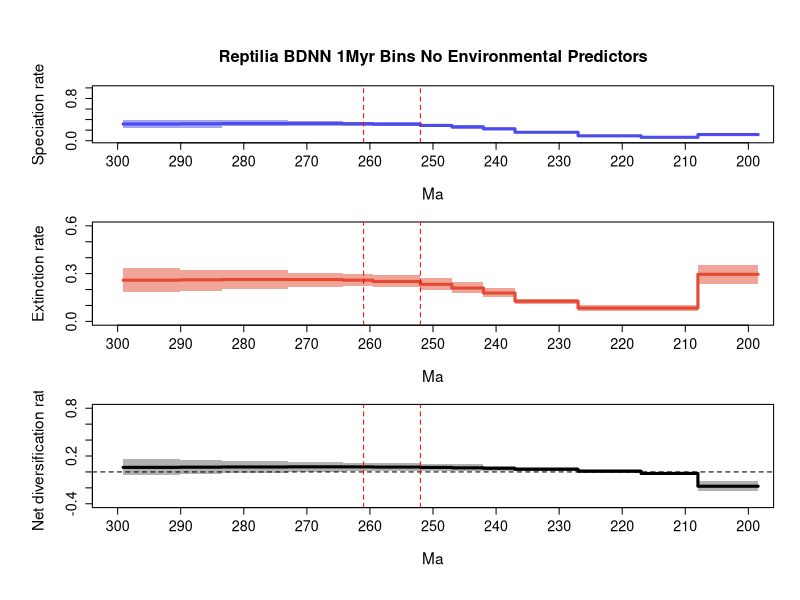

Generate this figure with R:
## FINAL RTT GRAPH, PROPER FORMATTING CODE BELOW

##################################################### Change file path
pdf(file='C:/Users/SimoesLabAdmin/Documents/BDNN_Arielli/reptilia/mcmc_fixshift_no_predictors/D_bdnn_update/combined_10_RTT_final.pdf', width = 8, height = 10.8, useDingbats = FALSE)

# Set up the layout for 3 vertical plots
par(mfrow=c(3,1), cex.main=1.7, cex.lab=1.4, cex.axis=1.3,
    mgp=c(3.5, 1, 0),      # distance of axis labels from plot
    oma=c(2, 2, 2, 0))     # outer margins for the entire figure

################################################### Data vectors, time_vec through div_upr (longevity vectors excluded for our purposes)
time_vec=c(299.1209716796875, 290.10001,290.1,283.50001,283.5,273.00001,273.0,264.30001,264.3,259.50001,259.5,252.00001,252.0,247.00001,247.0,242.00001,242.0,237.00001,237.0,227.00001,227.0,217.00001,217.0,208.00001,208.0,198.4518165588379)
sp_mean=c(0.31596927631275507, 0.31596927631275507,0.3204149167034899,0.3204149167034899,0.32480634041873513,0.32480634041873513,0.3264662623975076,0.3264662623975076,0.3224156105090612,0.3224156105090612,0.3113979645984984,0.3113979645984984,0.2890097178398075,0.2890097178398075,0.2607489290817626,0.2607489290817626,0.2235144842192724,0.2235144842192724,0.1596113886482588,0.1596113886482588,0.09207353617294506,0.09207353617294506,0.06418061291967098,0.06418061291967098,0.11599383204471864,0.11599383204471864)
sp_lwr=c(0.23374386636788014, 0.23374386636788014,0.24645096757201984,0.24645096757201984,0.26950897755857783,0.26950897755857783,0.27519977980843097,0.27519977980843097,0.28009080192172636,0.28009080192172636,0.27550695733418346,0.27550695733418346,0.2557409797886321,0.2557409797886321,0.2300876118737081,0.2300876118737081,0.19928873269518543,0.19928873269518543,0.14200104436951833,0.14200104436951833,0.07824589818463872,0.07824589818463872,0.05213568633263375,0.05213568633263375,0.0906805971656018,0.0906805971656018)
sp_upr=c(0.3880027066071686, 0.3880027066071686,0.3852739125896454,0.3852739125896454,0.38801224178272886,0.38801224178272886,0.36966613492176814,0.36966613492176814,0.35842799554868277,0.35842799554868277,0.34620076481954337,0.34620076481954337,0.32121614317118197,0.32121614317118197,0.2904915661781256,0.2904915661781256,0.25022692161239146,0.25022692161239146,0.1765312321691633,0.1765312321691633,0.10521171709022115,0.10521171709022115,0.0765606977742959,0.0765606977742959,0.14617690209222295,0.14617690209222295)
ex_mean=c(0.2589411019378592, 0.2589411019378592,0.26074917864702907,0.26074917864702907,0.26244875420525154,0.26244875420525154,0.26239025396298565,0.26239025396298565,0.2588914892016989,0.2588914892016989,0.250335812639286,0.250335812639286,0.2326037321647501,0.2326037321647501,0.20938946887334664,0.20938946887334664,0.17821300944753166,0.17821300944753166,0.12670511297208692,0.12670511297208692,0.08320284799948993,0.08320284799948993,0.08326632178160884,0.08326632178160884,0.2956307104458808,0.2956307104458808)
ex_lwr=c(0.18605436285957863, 0.18605436285957863,0.1889215560693877,0.1889215560693877,0.20499736700836976,0.20499736700836976,0.2152373775285,0.2152373775285,0.22158032962234114,0.22158032962234114,0.21636137396732144,0.21636137396732144,0.19754898697009454,0.19754898697009454,0.17556189060811453,0.17556189060811453,0.15450421072307496,0.15450421072307496,0.10959949146510536,0.10959949146510536,0.0630219308314691,0.0630219308314691,0.06575222947591576,0.06575222947591576,0.23668517252992743,0.23668517252992743)
ex_upr=c(0.3320149623171294, 0.3320149623171294,0.3238083322108112,0.3238083322108112,0.32151782281966007,0.32151782281966007,0.3048147526570375,0.3048147526570375,0.29657573719572017,0.29657573719572017,0.29076973290452657,0.29076973290452657,0.2734536872207115,0.2734536872207115,0.24580448637099192,0.24580448637099192,0.20704793095883628,0.20704793095883628,0.14199364338071432,0.14199364338071432,0.10353240952202095,0.10353240952202095,0.10047947456024199,0.10047947456024199,0.3517751137620769,0.3517751137620769)
div_mean=c(0.05702817437489618, 0.05702817437489618,0.05966573805646083,0.05966573805646083,0.062357586213483515,0.062357586213483515,0.06407600843452174,0.06407600843452174,0.06352412130736187,0.06352412130736187,0.061062151959212156,0.061062151959212156,0.05640598567505742,0.05640598567505742,0.05135946020841617,0.05135946020841617,0.045301474771740596,0.045301474771740596,0.032906275676171694,0.032906275676171694,0.00887068817345519,0.00887068817345519,-0.019085708861937785,-0.019085708861937785,-0.17963687840116302,-0.17963687840116302)
div_lwr=c(-0.04163613332702748, -0.04163613332702748,-0.030159820835123308,-0.030159820835123308,-0.01842441111241966,-0.01842441111241966,0.0018628285735220462,0.0018628285735220462,0.014504071440047506,0.014504071440047506,0.011012032824066265,0.011012032824066265,0.00762033252665989,0.00762033252665989,0.00658488306408489,0.00658488306408489,0.008481061400590462,0.008481061400590462,0.009676950955721714,0.009676950955721714,-0.012736275642141581,-0.012736275642141581,-0.040464935613834595,-0.040464935613834595,-0.24076495697326483,-0.24076495697326483)
div_upr=c(0.15822954199166245, 0.15822954199166245,0.15258533595101134,0.15258533595101134,0.1378172865555226,0.1378172865555226,0.1257360931037172,0.1257360931037172,0.1166726471459984,0.1166726471459984,0.10620436596409241,0.10620436596409241,0.10288080895237367,0.10288080895237367,0.09715829912278998,0.09715829912278998,0.07949942608060975,0.07949942608060975,0.05623722547858426,0.05623722547858426,0.03142677677989067,0.03142677677989067,-0.00013182102904354953,-0.00013182102904354953,-0.1173390666565734,-0.1173390666565734)

# Calculate positions for the mass extinction events
perm_trias_extinction = 252 # End-Permian mass extinction (252 Ma)
guadalupian_extinction = 261 # Guadalupian extinction (261 Ma)

# Define custom tick positions at 10 MY intervals
x_ticks <- seq(300, 200, by=-10)
x_tick_labels <- x_ticks

# Convert time_vec to negative values to match  desired format
time_vec_neg <- -time_vec  # Converting to negative for plotting consistency

# First plot: Speciation rate
par(mar=c(5, 5, 4.5, 2))  # bottom, left, top, right margins
plot(time_vec, sp_mean, type='n', ylim=c(0, 1), xlim=c(300, 200),
     ############################################################ Change PDF title
     ylab='Speciation rate', xlab='Ma', main='Reptilia BDNN 1Myr Bins No Environmental Predictors',
     xaxt='n', cex.main=1.5, cex.lab=1.4, cex.axis=1.3) # xaxt removes default x axis
axis(1, at=x_ticks, labels=x_tick_labels, cex.axis=1.3) # Custom x-axis with 10MY interval ticks

# Plot the confidence intervals and mean line
not_NA = !is.na(sp_mean)
polygon(c(time_vec[not_NA], rev(time_vec[not_NA])), 
        c(sp_lwr[not_NA], rev(sp_upr[not_NA])), 
        col = adjustcolor('#4c4cec', alpha = 0.5), border = NA)
lines(time_vec[not_NA], sp_mean[not_NA], col = '#4c4cec', lwd = 3)

# Add vertical lines for mass extinction events
abline(v=perm_trias_extinction, col="red", lty=2)
abline(v=guadalupian_extinction, col="red", lty=2)

# Second plot: Extinction rate
par(mar=c(5, 5, 1, 2))  # bottom, left, top, right margins. Reduced top margin to 2.5 (from 4.5)
plot(time_vec, ex_mean, type='n', ylim=c(0, 0.6), xlim=c(300, 200),
     ylab='Extinction rate', xlab='Ma', 
     xaxt='n', cex.lab=1.4, cex.axis=1.3)
axis(1, at=x_ticks, labels=x_tick_labels, cex.axis=1.3)

# Plot the confidence intervals and mean line
not_NA = !is.na(ex_mean)
polygon(c(time_vec[not_NA], rev(time_vec[not_NA])), 
        c(ex_lwr[not_NA], rev(ex_upr[not_NA])), 
        col = adjustcolor('#e34a33', alpha = 0.5), border = NA)
lines(time_vec[not_NA], ex_mean[not_NA], col = '#e34a33', lwd = 3)

# Add vertical lines for mass extinction events
abline(v=perm_trias_extinction, col="red", lty=2)
abline(v=guadalupian_extinction, col="red", lty=2)

# Third plot: Net diversification rate
par(mar=c(5, 5, 1, 2))  # bottom, left, top, right margins. Reduced top margin to 2.5 (from 4.5)
plot(time_vec, div_mean, type='n', ylim=c(-0.4, 0.8), xlim=c(300, 200),
     ylab='Net diversification rate', xlab='Ma',
     xaxt='n', cex.lab=1.4, cex.axis=1.3)
axis(1, at=x_ticks, labels=x_tick_labels, cex.axis=1.3)

# Plot the confidence intervals and mean line
not_NA = !is.na(div_mean)
polygon(c(time_vec[not_NA], rev(time_vec[not_NA])), 
        c(div_lwr[not_NA], rev(div_upr[not_NA])), 
        col = adjustcolor('black', alpha = 0.3), border = NA)
lines(time_vec[not_NA], div_mean[not_NA], col = 'black', lwd = 3)

# Add horizontal line at y=0 for the net diversification rate
abline(h = 0, col = 'black', lty = 2)

# Add vertical lines for mass extinction events
abline(v=perm_trias_extinction, col="red", lty=2)
abline(v=guadalupian_extinction, col="red", lty=2)

dev.off()
